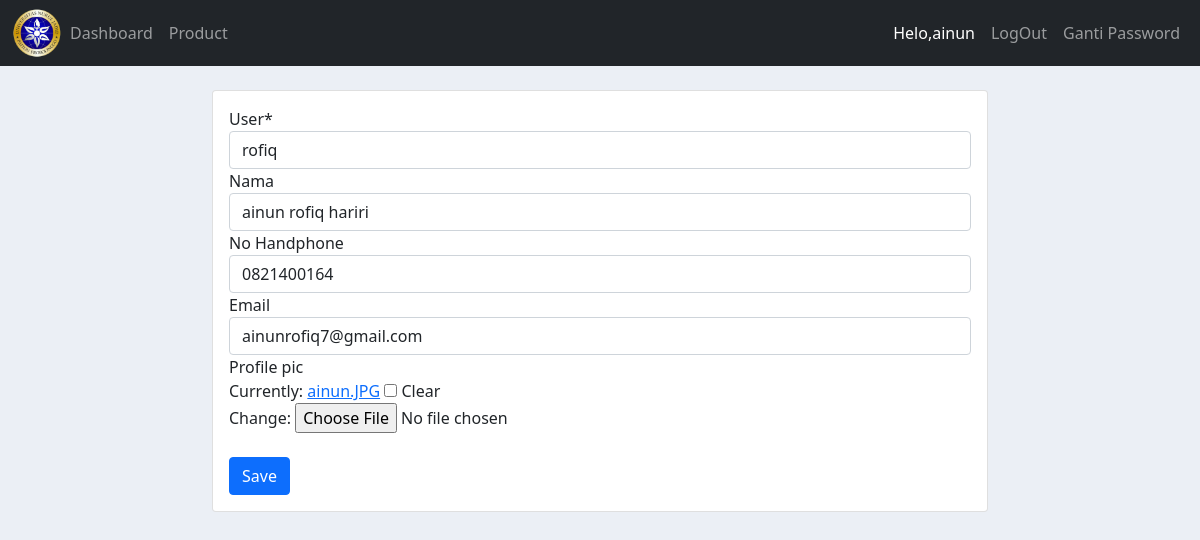
Screenshot of /update_custumer/1 (signed in) with the database file from the repository.
### rofiq/models.py (models this page shows, shortened)
class Custumer(models.Model):
       user = models.OneToOneField(User, null=True, on_delete=models.CASCADE)
       name = models.CharField(max_length=200, blank=True, null=True)
       phone = models.CharField(max_length=200, blank=True, null=True)
       email = models.CharField(max_length=200, blank=True, null=True)
       date_created= models.DateTimeField(auto_now_add=True, null=True)
       profile_pic = models.ImageField(null=True, blank=True ,  upload_to='gambar')
       class Meta:
              verbose_name_plural = "Konsumen"

### rofiq/decorators.py (the view)
        def perubahan_halaman(request, *args, **kwargs):
            group = None
            if request.user.groups.exists():
                group = request.user.groups.all()[0].name
            if group in yang_diizinkan :
                return fungsi_awal(request, *args, **kwargs)
            else:
                return HttpResponse('<h2><center>Anda Tidak Dijikankan Ke Tampilan ini</center></h2>')

### rofiq/forms.py
class CustumerForm(ModelForm):
    class Meta:
        model = Custumer
        fields= '__all__'
        widgets = {
            'name': forms.TextInput(attrs={'class': 'form-control'}),
            'phone': forms.TextInput(attrs={'class': 'form-control'}),
            'email': forms.TextInput(attrs={'class': 'form-control'})
        }
        labels = {
            'name': 'Nama',
            'phone': 'No Handphone',
            'email': 'Email',
        }

### rofiq/views.py (called while the page is built)
@ijinkan_pengguna(yang_diizinkan=['admin'])
def updateCustumer(request,pk):
    custumer = Custumer.objects.get(id=pk)
    formcustumer = CustumerForm(instance=custumer)
    if request.method == 'POST':
        formupdate = CustumerForm(request.POST, instance=custumer)
        if formupdate.is_valid:
            formupdate.save()
            return redirect('/')
    context = {
        'judul': 'update custumer',
        'formcus' : formcustumer,
    }
    return render(request, 'data/custumer_form.html', context)

### rofiq/templates/data/custumer_form.html (shortened to what this page needs)
{% extends "main.html" %}
{% load crispy_forms_tags %}
{% block content %}
<br>
<div class="container-fluid">
    <div class="row justify-content-md-center">
        <div class="col-md-8">
            <div class="card card-body">
                <form action="" method="POST">
                        {{ formcus|crispy }}
                    <br>
                    <input type="submit" class="btn btn-primary" value="Save"/>
                </form>
            </div>
        </div>
    </div>
</div>
{% endblock content %}

### templates/navbar.html (shortened to what this page needs)
{% load static %}
<nav class="navbar navbar-expand-lg navbar-dark bg-dark">
    <div class="container-fluid">
      <img src="{% static '/images/logo.png' %}" id="logo">
      <div class="collapse navbar-collapse" id="navbarSupportedContent">
        <ul class="navbar-nav me-auto mb-2 mb-lg-0">
          {% if request.user.is_staff %}
            <li class="nav-item">
              <a class="nav-link {% if menu == 'home' %} active {% endif %}" href="{% url 'home' %}">Dashboard</a>
            </li>
            <li class="nav-item">
              <a class="nav-link {% if menu == 'products' %} active {% endif %}" href="{% url 'products' %}">Product</a>
            </li>
            {% else %}
              {% if user.is_authenticated %}
                <a class="nav-link {% if menu == 'settings' %} active {% endif %}" href="{% url 'account-page' %}">Settings</a>
              {% endif %}
          {% endif %}
        </ul>
        <ul class="navbar-nav">
          {% if user.is_authenticated %}
            <li class="nav-item">
              <a class="nav-link active" href="#">Helo,{{ request.user }} </a>
            </li>
            <li class="nav-item">
              <a class="nav-link" href="{% url 'logout' %}">LogOut</a>
            </li>
            <li class="nav-item">
              <a class="nav-link" href="{% url 'password_change' %}">Ganti Password</a>
            </li>
          {% endif %}
        </ul>
      </div>
    </div>
  </nav>

### static/css/main.css (style rules this page uses)
#logo { width: 50px; }
body { background-color: #ebeff5; }

### rows the page displays
Custumer: user "rofiq", name "ainun rofiq hariri", phone "0821400164", email "ainunrofiq7@gmail.com"

### other values shown
{{ request.user }} "ainun"
